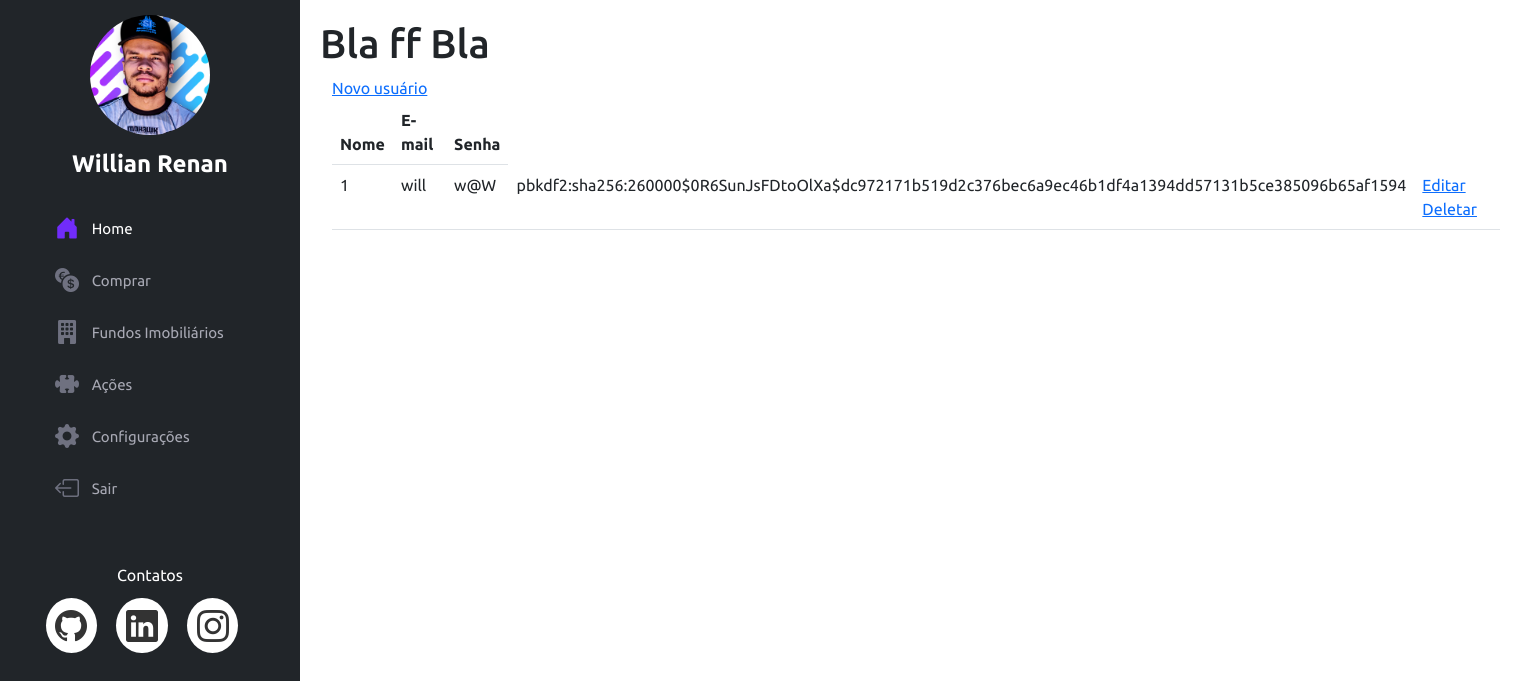
Before: /index (signed in) with the older database file.
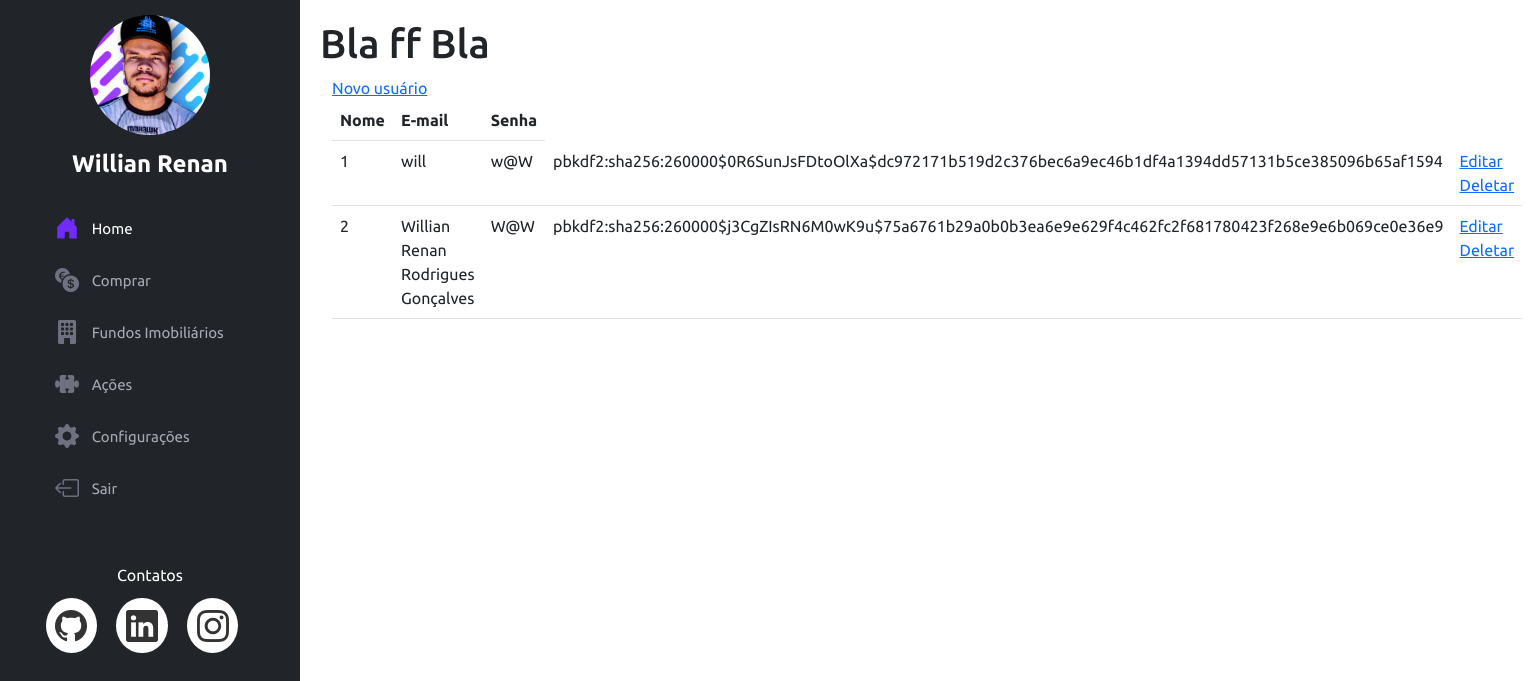
After: the same page with the newer database file.
### mywalletproject/ext/database.py (models this page shows, shortened)
class User(db.Model, SerializerMixin, UserMixin):
    id = db.Column(db.Integer, primary_key=True, autoincrement=True)
    nome = db.Column(db.String(80), unique=True, nullable=False)
    email = db.Column(db.String(120), unique=True, nullable=False)
    senha = db.Column(db.String(120), nullable=False)

### mywalletproject/blueprints/views.py (the view)
    @app.route("/index")
    @login_required
    def index():
        usuarios = User.query.all()
        return render_template("index.html", usuarios=usuarios)

### mywalletproject/ext/auth.py (called while the page is built)
@login_manager.user_loader
def load_user(user_id):
    return User.query.get(int(user_id))

### mywalletproject/templates/index.html (shortened to what this page needs)
<!DOCTYPE html>
<html lang="pt-br">
<head>
    <link rel="stylesheet" href="../static/bootstrap/css/bootstrap.css">
    <link rel="stylesheet" href="https://cdn.jsdelivr.net/npm/bootstrap-icons@1.10.3/font/bootstrap-icons.css">
    <link rel="stylesheet" href="../static/style.css">
</head>
<body>
    <aside id="header">
        <section class="profile">
            <img src="../static/img/profile-pic (6).png "alt="foto usuario">
            <h1>Willian Renan</h1>
        </section>
        <nav id="navBar" class="nav-menu">
            <ul class="nav flex-column">
                <li class="nav-item">
                  <a class="nav-link active" aria-current="page" href="/index"><i class="bi bi-house-door-fill"></i>  Home</a>
                </li>
                <li class="nav-item">
                  <a class="nav-link" href="/add"><i class="bi bi-currency-exchange"></i>  Comprar</a>
                </li>
                <li class="nav-item">
                  <a class="nav-link" href="/fundos-imobiliarios"><i class="bi bi-building-fill"></i>  Fundos Imobiliários</a>
                </li>
                <li class="nav-item">
                    <a class="nav-link" href="/acoes"><i class="bi bi-puzzle-fill"></i>  Ações</a>
                </li>
                <li class="nav-item">
                    <a class="nav-link" href="/configuracao"><i class="bi bi-gear-fill"></i>  Configurações</a>
                </li>
                <li class="nav-item">
                    <a class="nav-link" href="/logout"><i class="bi bi-box-arrow-left"></i> Sair</a>
                </li>
              </ul>
        </nav>
        <section class="profile">
            <div class="social-links mt-4 text-center">
                <p> Contatos</p>
                <a target="_blank" href="#"><i class="bi bi-github"></i></a>
                <a target="_blank" href="#"><i class="bi bi-linkedin"></i></a>
                <a target="_blank" href="#"><i class="bi bi-instagram"></i></a>
            </div>
        </section>
    </aside>
    <main id="main">
            <h1> Bla ff Bla</h1>
            <div class="container">
                <div class="col-xs-12">
                    <a href="/add">Novo usuário</a>
                </div>
                <div class="row">
                    <div class="col-xs-12">
                        <table class="table">
                            <thead>
                                <tr>
                                    <th>Nome</th>
                                    <th>E-mail</th>
                                    <th>Senha</th>
                                </tr>
                                <tbody>
                                    {% for u in usuarios%}
                                    <tr>
                                        <td>{{u.id}}</td>
                                        <td>{{u.nome}}</td>
                                        <td>{{u.email}}</td>
                                        <td>{{u.senha}}</td>
                                        <td>
                                            <a href="/edit/{{u.id}}"> Editar</a>
                                            <a href="/delete/{{u.id}}"> Deletar</a>
                                        </td>
                                    </tr>
                                    {%endfor%}
                                </tbody>
                            </thead>
                        </table>
                    </div>
                </div>
            </div>
    </main>
</body>
</html>

### mywalletproject/static/style.css (style rules this page uses)
html, body { font-family: Ubuntu,Arial; width: 100%; height: 100%; }
#header { position:fixed; top: 0; left: 0; bottom: 0; background: #212529;; overflow-y: auto; width: 300px; transition: all ease-in-out 0.5s; padding: 0 15px; z-index: 9992; }
#header .profile img { margin: 15px auto; display: block; width: 120px ; border-radius: 50%; }
#header .profile h1 { font-size: 24px; margin: 0; padding: 0; font-weight: 700; text-align: center; color: white; }
#header .profile .social-links { margin-top: 350px; }
#header .profile .social-links a { font-size: 2rem; background:white ; color: #333; padding: 0.6rem; margin-right: 1rem; border-radius: 50%; text-decoration: nome; }
#header .profile p { color: #ffffff; margin-bottom: 15px; }
.nav-menu { padding: 1.5rem; }
.nav-menu a, .nav-menu a:focus { display: flex; align-items: center; color: #a8a9b4; font-size: 15px; background-color: none; }
.nav-menu a i, .nav-menu a:focus i { font-size: 24px; padding-right: 0.8rem; color: #6f7180; }
.nav-menu a:hover , .nav-menu .active, .nav-menu .active:focus, .nav-menu li :hover > a { text-decoration: none; color: #ffffff; }
.nav-menu a:hover i , .nav-menu .active i, .nav-menu .active:focus i, .nav-menu li :hover > a i { text-decoration: none; color: #712cf9; }
#main { margin-left: 300px; padding: 20px; }

Changed rows visible on the page:
added User: id "2", nome "Willian Renan Rodrigues Gonçalves", email "W@W", senha "pbkdf2:sha256:260000$j3CgZIsRN6M0wK9u$75a6761b29a0b0b3ea6e9e629f4c462fc2f681780423f268e9e6b069ce0e36e9"
